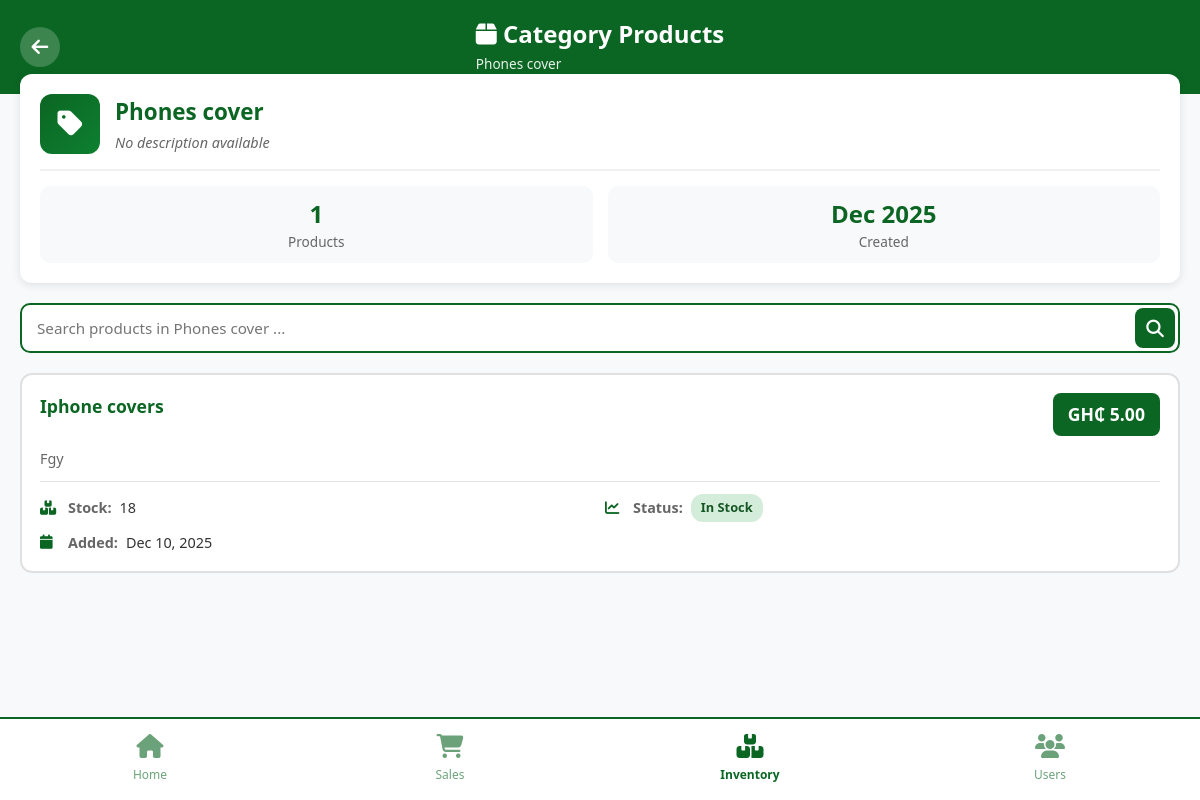
Screenshot of /categories/2/products/ with the database file from the repository.
### user/models.py (models this page shows, shortened)
class Category(models.Model):
    name = models.CharField(max_length=100)
    description = models.TextField(blank=True)
    created_at = models.DateTimeField(auto_now_add=True)
    class Meta:
        db_table = 'category'
        verbose_name_plural = 'Categories'

class Product(models.Model):
    name = models.CharField(max_length=200)
    category = models.ForeignKey(Category, on_delete=models.PROTECT)
    description = models.TextField(blank=True)
    price = models.DecimalField(max_digits=10, decimal_places=2)
    cost_price = models.DecimalField(max_digits=10, decimal_places=2, null=True, blank=True)
    stock = models.IntegerField(default=0)
    min_stock = models.IntegerField(default=10)
    sku = models.CharField(max_length=50, blank=True)
    created_at = models.DateTimeField(auto_now_add=True)
    stock_level = models.CharField(max_length=50, blank=True, choices=[
        ('In Stock', 'In Stock'),
        ('Low Stock', 'Low Stock'),
        ('Out of Stock', 'Out of Stock'),
    ], default='In Stock')
    class Meta:
        db_table = 'product'

### user/views.py (the view)
# urls.py: path('categories/<int:category_id>/products/', views.view_category_products, name='view_category_products'),
def view_category_products(request, category_id):
    category = get_object_or_404(Category, id=category_id)
    products = Product.objects.filter(category=category).order_by('-created_at')
    search_query = request.GET.get('search', '')
    if search_query:
        products = products.filter(
            Q(name__icontains=search_query) |
            Q(description__icontains=search_query) |
            Q(sku__icontains=search_query)
        )
    context = {
        'category': category,
        'products': products,
        'product_count': products.count(),
        'search_query': search_query,
    }
    return render(request, 'category/category_products.html', context)

### templates/category/category_products.html (shortened to what this page needs)
{% load static %}
<!DOCTYPE html>
<html lang="en">
<head>
    <link href="https://cdn.jsdelivr.net/npm/bootstrap@5.3.0/dist/css/bootstrap.min.css" rel="stylesheet">
    <link rel="stylesheet" href="https://cdnjs.cloudflare.com/ajax/libs/font-awesome/6.4.0/css/all.min.css">
</head>
<body>
    <div class="top-header">
        <div class="header-content">
            <button class="back-btn" onclick="window.location.href='{% url 'category' %}'">
                <i class="fas fa-arrow-left"></i>
            </button>
            <div class="header-title">
                <h2><i class="fas fa-box"></i> Category Products</h2>
                <div class="header-subtitle">{{ category.name }}</div>
            </div>
        </div>
    </div>
<div class="category-info-section">
    <div class="category-info-header">
        <div class="category-icon-large">
            <i class="fas fa-tag"></i>
        </div>
        <div class="category-details">
            <div class="category-name-large">{{ category.name }}</div>
            {% if category.description %}
                <div class="category-desc">{{ category.description }}</div>
            {% else %}
                <div class="category-desc" style="font-style: italic;">No description available</div>
            {% endif %}
        </div>
    </div>
    <div class="stats-row">
        <div class="stat-box">
            <div class="stat-number">{{ product_count }}</div>
            <div class="stat-label">Products</div>
        </div>
        <div class="stat-box">
            <div class="stat-number">{{ category.created_at|date:"M Y" }}</div>
            <div class="stat-label">Created</div>
        </div>
    </div>
</div>
<div class="search-section">
    <form method="GET" action="{% url 'view_category_products' category.id %}">
        <div class="search-box">
            <input type="text" name="search" placeholder="Search products in {{ category.name }}..."
                   value="{{ search_query }}">
            <button type="submit">
                <i class="fas fa-search"></i>
            </button>
        </div>
    </form>
</div>
<div class="products-section">
    {% if products %}
        {% for product in products %}
        <div class="product-card">
            <div class="product-header">
                <div class="product-info">
                    <div class="product-name">{{ product.name }}</div>
                </div>
                <div class="product-price">
                    GH₵ {{ product.price }}
                </div>
            </div>
            {% if product.description %}
            <div style="color: #666; font-size: 0.9rem; margin-bottom: 10px;">
                {{ product.description|truncatewords:15 }}
            </div>
            {% endif %}
            <div class="product-details">
                <div class="detail-item">
                    <i class="fas fa-boxes"></i>
                    <span class="detail-label">Stock:</span>
                    <span class="detail-value">{{ product.stock }}</span>
                </div>
                <div class="detail-item">
                    <i class="fas fa-chart-line"></i>
                    <span class="detail-label">Status:</span>
                    <span class="stock-badge
                        {% if product.stock_level == 'In Stock' %}stock-in
                        {% elif product.stock_level == 'Low Stock' %}stock-low
                        {% else %}stock-out{% endif %}">
                        {{ product.stock_level }}
                    </span>
                </div>
                <div class="detail-item">
                    <i class="fas fa-calendar"></i>
                    <span class="detail-label">Added:</span>
                    <span class="detail-value">{{ product.created_at|date:"M d, Y" }}</span>
                </div>
            </div>
        </div>
        {% endfor %}
    {% endif %}
</div>
<div class="bottom-nav">
    <a href="{% url 'dashboard' %}" class="nav-item">
        <i class="fas fa-home"></i>
        <span>Home</span>
    </a>
    <a href="{% url 'sales' %}" class="nav-item">
        <i class="fas fa-shopping-cart"></i>
        <span>Sales</span>
    </a>
    <a href="{% url 'inventory' %}" class="nav-item active">
        <i class="fas fa-boxes"></i>
        <span>Inventory</span>
    </a>
    <a href="{% url 'users' %}" class="nav-item">
        <i class="fas fa-users"></i>
        <span>Users</span>
    </a>
</div>

### templates/category/category_products.html (style rules this page uses)
:root { --primary-color: #0B6623; --light-green: #0D8030; }
body { background-color: #f8f9fa; font-family: 'Segoe UI', Tahoma, Geneva, Verdana, sans-serif; margin: 0; padding: 0; }
.top-header { background: var(--primary-color); padding: 20px; color: white; }
.header-content { display: flex; justify-content: space-between; align-items: center; }
.header-title h2 { margin: 0; font-size: 1.5rem; font-weight: 600; }
.header-subtitle { font-size: 0.85rem; opacity: 0.9; margin-top: 5px; }
.back-btn { background: rgba(255, 255, 255, 0.2); border: none; width: 40px; height: 40px; border-radius: 50%; color: white; font-size: 1.2rem; cursor: pointer; transition: all 0.3s; }
.category-info-section { background: white; margin: -20px 20px 20px 20px; border-radius: 12px; padding: 20px; box-shadow: 0 2px 10px rgba(0,0,0,0.1); }
.category-info-header { display: flex; align-items: center; gap: 15px; margin-bottom: 15px; }
.category-icon-large { width: 60px; height: 60px; background: linear-gradient(135deg, var(--primary-color), var(--light-green)); border-radius: 12px; display: flex; align-items: center; justify-content: center; color: white; font-size: 1.8rem; }
.category-details { flex: 1; }
.category-name-large { color: var(--primary-color); font-size: 1.4rem; font-weight: 700; margin-bottom: 5px; }
.category-desc { color: #666; font-size: 0.9rem; line-height: 1.4; }
.stats-row { display: flex; gap: 15px; margin-top: 15px; padding-top: 15px; border-top: 2px solid #f0f0f0; }
.stat-box { flex: 1; text-align: center; padding: 10px; background: #f8f9fa; border-radius: 10px; }
.stat-number { color: var(--primary-color); font-size: 1.5rem; font-weight: bold; }
.stat-label { color: #666; font-size: 0.85rem; }
.search-section { padding: 0 20px 20px 20px; }
.search-box { position: relative; }
.search-box input { width: 100%; padding: 12px 45px 12px 15px; border: 2px solid var(--primary-color); border-radius: 10px; font-size: 0.95rem; }
.search-box button { position: absolute; right: 5px; top: 50%; transform: translateY(-50%); background: var(--primary-color); border: none; width: 40px; height: 40px; border-radius: 8px; color: white; font-size: 1.1rem; cursor: pointer; transition: all 0.3s; }
.products-section { padding: 0 20px 100px 20px; }
.product-card { background: white; border: 2px solid #e0e0e0; border-radius: 12px; padding: 18px; margin-bottom: 12px; transition: all 0.3s; }
.product-header { display: flex; justify-content: space-between; align-items: start; margin-bottom: 12px; }
.product-info { flex: 1; }
.product-name { color: var(--primary-color); font-weight: 600; font-size: 1.1rem; margin-bottom: 5px; }
.product-price { background: var(--primary-color); color: white; padding: 8px 15px; border-radius: 8px; font-size: 1.1rem; font-weight: 700; }
.product-details { display: grid; grid-template-columns: repeat(2, 1fr); gap: 10px; margin-top: 12px; padding-top: 12px; border-top: 1px solid #e0e0e0; }
.detail-item { display: flex; align-items: center; gap: 8px; font-size: 0.9rem; }
.detail-item i { color: var(--primary-color); width: 20px; }
.detail-label { color: #666; font-weight: 600; }
.detail-value { color: #333; }
.stock-badge { display: inline-block; padding: 4px 10px; border-radius: 12px; font-size: 0.8rem; font-weight: 600; }
.stock-in { background: #d4edda; color: #155724; }
.bottom-nav { position: fixed; bottom: 0; width: 100%; background: white; border-top: 2px solid var(--primary-color); display: flex; justify-content: space-around; padding: 10px 0; z-index: 1000; }
.nav-item { text-align: center; color: var(--primary-color); text-decoration: none; flex: 1; padding: 5px; opacity: 0.6; transition: all 0.3s; }
.nav-item.active { opacity: 1; font-weight: 600; }
.nav-item i { font-size: 1.5rem; display: block; margin-bottom: 3px; }
.nav-item span { font-size: 0.75rem; }
@media (min-width: 768px) { .products-section, .search-section { max-width: 1200px; margin-left: auto; margin-right: auto; } }

### rows the page displays
Category: name "Phones cover", created_at "Dec 2025", search "Search products in Phones cover ..."
Product: name "Iphone covers", price "5.00", description "Fgy", stock "18", stock_level "In Stock", created_at "Dec 10, 2025"

### other values shown
{{ product_count }} "1"
